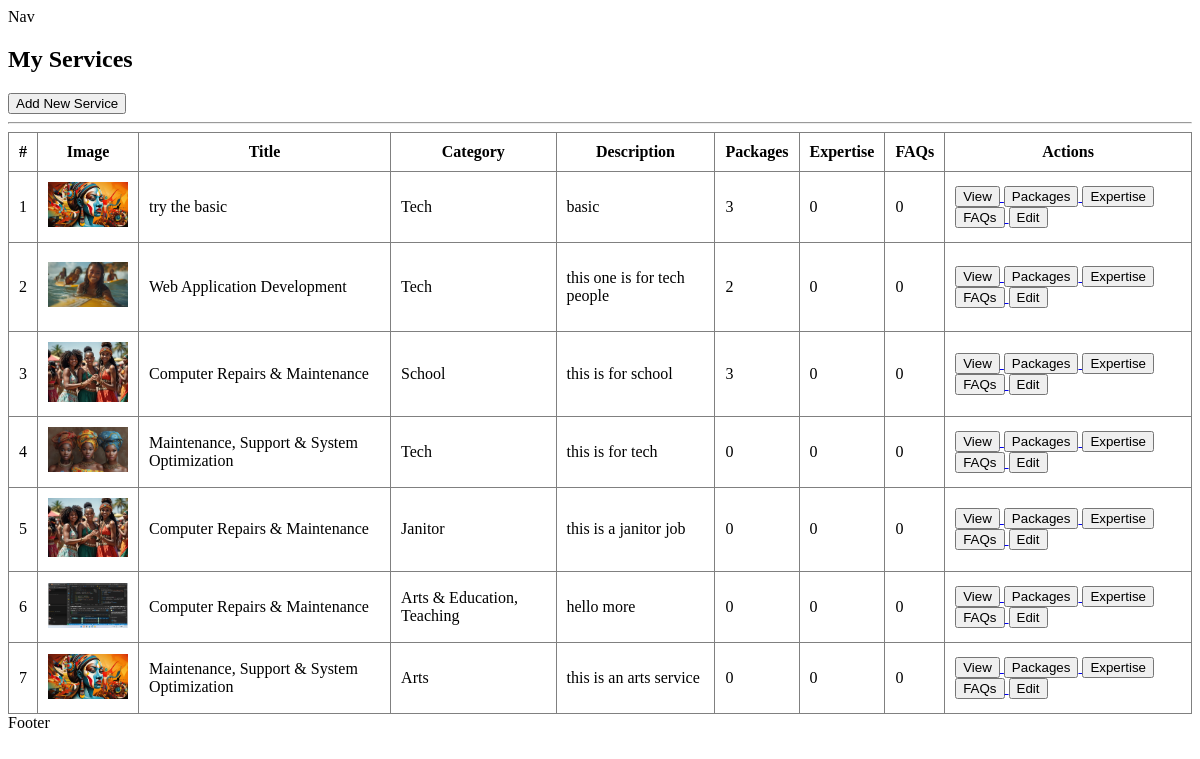
Before: /manage_services/ (signed in) with the older database file.
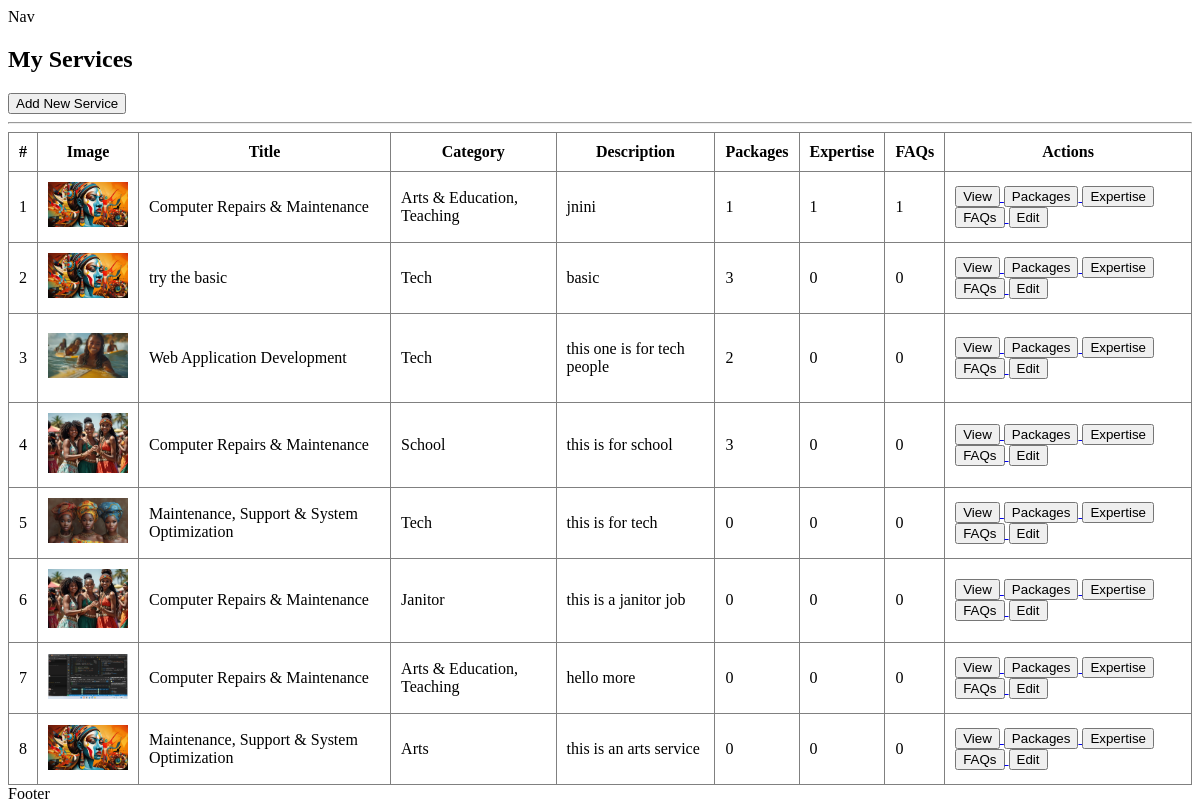
After: the same page with the newer database file.
### app_main/models/service.py (models this page shows, shortened)
class Service(models.Model):
    user = models.ForeignKey(User, on_delete=models.CASCADE, related_name='services')
    service_title = models.CharField(max_length=255)
    category = models.CharField(max_length=100)
    service_description = RichTextField(config_name='default')
    service_image = models.ImageField(
        upload_to=service_image_upload_to,
        null=True,
        blank=True
    )
    created_at = models.DateTimeField(auto_now_add=True)

### app_main/views/manage_services.py (the view)
# urls.py: path('manage_services/', views.manage_services, name='manage_services')
@login_required
def manage_services(request):
    services = Service.objects.filter(user=request.user).order_by('-created_at')
    return render(request, 'service/manage_services.html', {
        'services': services
    })

### app_main/templates/service/manage_services.html
{% extends "layout.html" %}
{% block content %}
<h2>My Services</h2>
<a href="{% url 'app_main:service_index' %}">
    <button>Add New Service</button>
</a>
<hr>
{% if services %}
<table border="1" cellpadding="10" cellspacing="0" style="width:100%; border-collapse: collapse;">
    <thead>
        <tr>
            <th>#</th>
            <th>Image</th>
            <th>Title</th>
            <th>Category</th>
            <th>Description</th>
            <th>Packages</th>
            <th>Expertise</th>
            <th>FAQs</th>
            <th>Actions</th>
        </tr>
    </thead>
    <tbody>
        {% for service in services %}
        <tr>
            <td>{{ forloop.counter }}</td>
            <td>
                {% if service.service_image %}
                    <img src="{{ service.service_image.url }}" style="width:80px;">
                {% else %}
                    No Image
                {% endif %}
            </td>
            <td>{{ service.service_title }}</td>
            <td>{{ service.category }}</td>
            <td>{{ service.service_description|truncatewords:10|safe }}</td>
            <td>{{ service.packages.count }}</td>
            <td>{{ service.expertises.count }}</td>
            <td>{{ service.faqs.count }}</td>
            <td>
                <a href="{% url 'app_main:service_detail' service.id %}">
                    <button>View</button>
                </a>
                <a href="{% url 'app_main:service_packages' service.id %}">
                    <button>Packages</button>
                </a>
                <a href="{% url 'app_main:service_expertise' service.id %}">
                    <button>Expertise</button>
                </a>
                <a href="{% url 'app_main:service_faqs' service.id %}">
                    <button>FAQs</button>
                </a>
                <a href="">
                    <button>Edit</button>
                </a>
            </td>
        </tr>
        {% endfor %}
    </tbody>
</table>
{% else %}
    <p>You have not added any services yet.</p>
{% endif %}
{% endblock %}

Changed rows visible on the page:
added Service: service_image (picture), service_title "Computer Repairs & Maintenance", category "Arts & Education, Teaching", service_description "jnini", packages.count "1", expertises.count "1", faqs.count "1"
